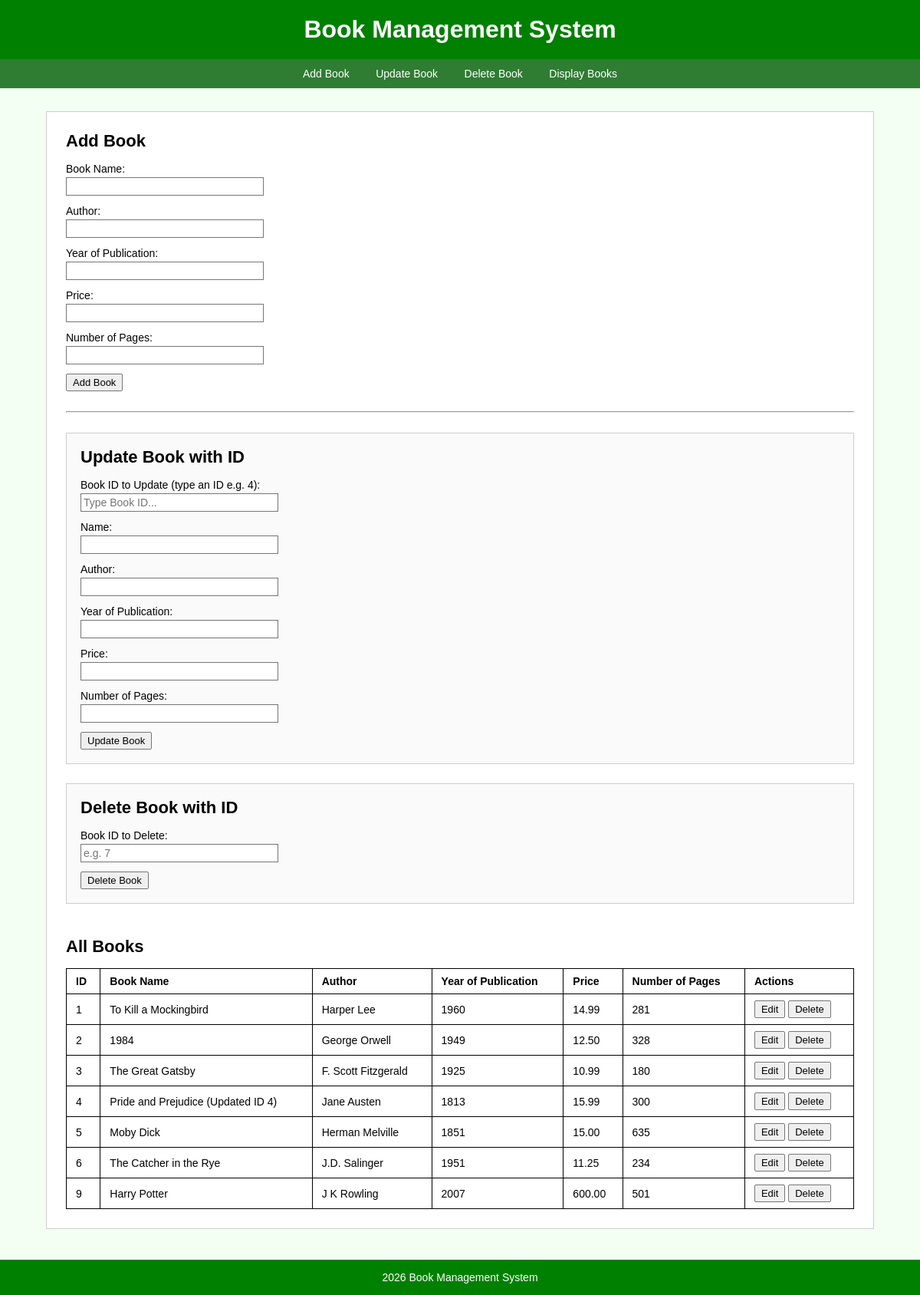
The page / on the database its author committed.
### books/models.py (models this page shows, shortened)
class Book(models.Model):
    name = models.CharField(max_length=200)
    author = models.CharField(max_length=200)
    year_of_publication = models.IntegerField()
    price = models.DecimalField(max_digits=10, decimal_places=2)
    number_of_pages = models.IntegerField()

### books/views.py (the view, shortened to what this page needs)
def index(request):
    edit_id = request.GET.get("edit_id")
    edit_book = None
    if edit_id:
        edit_book = Book.objects.filter(id=edit_id).first()
    books = Book.objects.all().order_by("id")
    books_data = [
        {
            "id": b.id,
            "name": b.name,
            "author": b.author,
            "year_of_publication": b.year_of_publication,
            "price": str(b.price),
            "number_of_pages": b.number_of_pages
        }
        for b in books
    ]
    books_json = json.dumps(books_data)
    context = {
        "books": books,
        "books_json": books_json,
        "edit_book": edit_book,
    }
    return render(request, "index.html", context)

### books/templates/index.html (shortened to what this page needs)
<!DOCTYPE html>
<html lang="en">
<head>
</head>
<body>
    <div class="header">
        <h1>Book Management System</h1>
    </div>
    <div class="navbar">
        <a href="#add">Add Book</a>
        <a href="#update">Update Book</a>
        <a href="#delete">Delete Book</a>
        <a href="#display">Display Books</a>
    </div>
    <div class="container">
        <div id="add">
            <h2>Add Book</h2>
            <form method="POST" action="">
                <div class="form-group">
                    <label for="name">Book Name:</label>
                    <input type="text" id="name" name="name" required>
                </div>
                <div class="form-group">
                    <label for="author">Author:</label>
                    <input type="text" id="author" name="author" required>
                </div>
                <div class="form-group">
                    <label for="year">Year of Publication:</label>
                    <input type="number" id="year" name="year_of_publication" required>
                </div>
                <div class="form-group">
                    <label for="price">Price:</label>
                    <input type="number" step="0.01" id="price" name="price" required>
                </div>
                <div class="form-group">
                    <label for="pages">Number of Pages:</label>
                    <input type="number" id="pages" name="number_of_pages" required>
                </div>
                <input type="submit" value="Add Book">
            </form>
        </div>
        <br><hr><br>
        <div id="update" class="section-box">
            <h2>Update Book with ID</h2>
            <form method="POST" action="">
                <div class="form-group">
                    <label for="update_id">Book ID to Update (type an ID e.g. 4):</label>
                    <input type="number" id="update_id" name="book_id" value="{% if edit_book %}{{ edit_book.id }}{% endif %}" placeholder="Type Book ID..." oninput="autoFillUpdateForm()" onchange="autoFillUpdateForm()" required>
                </div>
                <div class="form-group">
                    <label for="u_name">Name:</label>
                    <input type="text" id="u_name" name="name" value="{% if edit_book %}{{ edit_book.name }}{% endif %}" required>
                </div>
                <div class="form-group">
                    <label for="u_author">Author:</label>
                    <input type="text" id="u_author" name="author" value="{% if edit_book %}{{ edit_book.author }}{% endif %}" required>
                </div>
                <div class="form-group">
                    <label for="u_year">Year of Publication:</label>
                    <input type="number" id="u_year" name="year_of_publication" value="{% if edit_book %}{{ edit_book.year_of_publication }}{% endif %}" required>
                </div>
                <div class="form-group">
                    <label for="u_price">Price:</label>
                    <input type="number" step="0.01" id="u_price" name="price" value="{% if edit_book %}{{ edit_book.price }}{% endif %}" required>
                </div>
                <div class="form-group">
                    <label for="u_pages">Number of Pages:</label>
                    <input type="number" id="u_pages" name="number_of_pages" value="{% if edit_book %}{{ edit_book.number_of_pages }}{% endif %}" required>
                </div>
                <input type="submit" value="Update Book">
            </form>
        </div>
        <div id="delete" class="section-box">
            <h2>Delete Book with ID</h2>
            <form method="POST" action="">
                <div class="form-group">
                    <label for="del_id">Book ID to Delete:</label>
                    <input type="number" id="del_id" name="book_id" placeholder="e.g. 7" required>
                </div>
                <input type="submit" value="Delete Book">
            </form>
        </div>
        <br>
        <div id="display">
            <h2>All Books</h2>
            {% if books %}
                <table>
                    <thead>
                        <tr>
                            <th>ID</th>
                            <th>Book Name</th>
                            <th>Author</th>
                            <th>Year of Publication</th>
                            <th>Price</th>
                            <th>Number of Pages</th>
                            <th>Actions</th>
                        </tr>
                    </thead>
                    <tbody>
                        {% for book in books %}
                            <tr>
                                <td>{{ book.id }}</td>
                                <td>{{ book.name }}</td>
                                <td>{{ book.author }}</td>
                                <td>{{ book.year_of_publication }}</td>
                                <td>{{ book.price }}</td>
                                <td>{{ book.number_of_pages }}</td>
                                <td>
                                    <a href="/?edit_id={{ book.id }}#update" class="btn-link">Edit</a>
                                    <form method="POST" action="" style="display:inline;">
                                        <input type="submit" value="Delete">
                                    </form>
                                </td>
                            </tr>
                        {% endfor %}
                    </tbody>
                </table>
            {% else %}
                <p>No books available in the database.</p>
            {% endif %}
        </div>
    </div>
    <div class="footer">
        2026 Book Management System
    </div>
</body>
</html>

### books/templates/index.html (style rules this page uses)
body { margin: 0; padding: 0; font-family: Arial, sans-serif; background-color: #f2fff2; }
.header { background-color: #008000; color: white; text-align: center; padding: 20px 0; }
.header h1 { margin: 0; font-size: 32px; font-weight: bold; }
.navbar { background-color: #2e7d32; text-align: center; padding: 10px 0; }
.navbar a { color: white; text-decoration: none; margin: 0 15px; font-size: 14px; }
.container { width: 90%; max-width: 1100px; margin: 30px auto; background-color: #ffffff; border: 1px solid #ccc; padding: 25px; box-sizing: border-box; }
h2 { font-size: 22px; margin-top: 0; margin-bottom: 15px; color: #000; }
.form-group { margin-bottom: 12px; }
.form-group label { display: block; font-size: 14px; margin-bottom: 3px; }
.form-group input[type="text"], .form-group input[type="number"] { width: 250px; padding: 3px; border: 1px solid #767676; font-size: 14px; }
input[type="submit"], button, .btn-link { background-color: #efefef; border: 1px solid #767676; padding: 3px 8px; font-size: 13px; cursor: pointer; color: black; border-radius: 2px; text-decoration: none; display: inline-block; }
table { width: 100%; border-collapse: collapse; margin-top: 15px; border: 1px solid #000; }
th, td { border: 1px solid #000; padding: 8px 12px; text-align: left; font-size: 14px; }
th { font-weight: bold; background-color: #ffffff; }
.section-box { border: 1px solid #ccc; padding: 18px; margin-bottom: 25px; background-color: #fafafa; }
.footer { background-color: #008000; color: white; text-align: center; padding: 15px 0; font-size: 14px; margin-top: 40px; }

### rows shown on the page
Book: id "1", name "To Kill a Mockingbird", author "Harper Lee", year_of_publication "1960", price "14.99", number_of_pages "281"
Book: id "2", name "1984", author "George Orwell", year_of_publication "1949", price "12.50", number_of_pages "328"
Book: id "3", name "The Great Gatsby", author "F. Scott Fitzgerald", year_of_publication "1925", price "10.99", number_of_pages "180"
Book: id "4", name "Pride and Prejudice (Updated ID 4)", author "Jane Austen", year_of_publication "1813", price "15.99", number_of_pages "300"
Book: id "5", name "Moby Dick", author "Herman Melville", year_of_publication "1851", price "15.00", number_of_pages "635"
Book: id "6", name "The Catcher in the Rye", author "J.D. Salinger", year_of_publication "1951", price "11.25", number_of_pages "234"
Book: id "9", name "Harry Potter", author "J K Rowling", year_of_publication "2007", price "600.00", number_of_pages "501"
